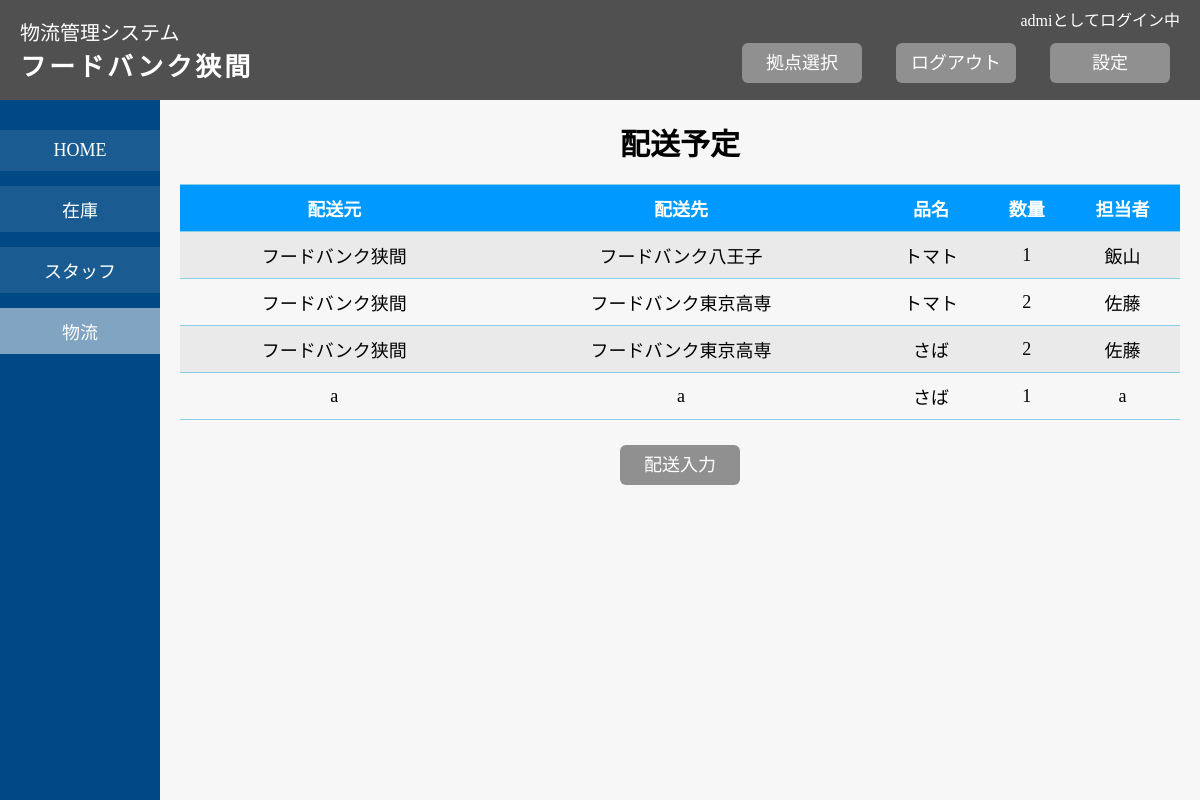
Screenshot of /logistics/fb-hazama/distribution/ (signed in) with the database file from the repository.
### logistics/models.py (models this page shows, shortened)
class Base(models.Model):
    name_ja = models.CharField(max_length=100, unique=True, verbose_name='拠点名(日本語)')
    name_en = models.CharField(max_length=100, unique=True, verbose_name='拠点名(英語)')
    no = models.IntegerField(primary_key=True, verbose_name='拠点コード')
    image = models.ImageField(upload_to='base_image', blank=True, verbose_name='画像')

class Distribution(models.Model):
    name = models.ManyToManyField(Stock, verbose_name='品名')
    ship_from = models.CharField(max_length=100, verbose_name='配送元')
    ship_to = models.CharField(max_length=100, verbose_name='配送先')
    name = models.CharField(max_length=100, verbose_name='品名')
    quantity = models.IntegerField(verbose_name='数量')
    staff = models.CharField(max_length=100, verbose_name='担当者')

### logistics/views.py (the view)
# urls.py: path('<slug:base_name>/distribution/', views.distribution, name='distribution'),
@login_required
def distribution(request, base_name):
    base = get_object_or_404(Base, name_en=base_name)
    dists = Distribution.objects.all()
    context = {
        'base': base,
        'dists': dists,
    }
    return render(request, 'logistics/distribution.html', context)

### logistics/templates/logistics/distribution.html (shortened to what this page needs)
{% extends "logistics/base.html" %}
{% load static %}
{% load bootstrap4 %}
{% block head %}
<link rel="stylesheet" href="{% static 'css/base.css' %}">
{% endblock %}
{% block content %}
<div class="side-nav">
    <div class="container">
        <a class="side-btn" href="{% url 'home' base_name=base.name_en %}">HOME</a>
        <a class="side-btn" href="{% url 'stock' base_name=base.name_en %}">在庫</a>
        <a class="side-btn" href="{% url 'staff' base_name=base.name_en %}">スタッフ</a>
        <a class="side-btn current" href="{% url 'distribution' base_name=base.name_en %}">物流</a>
    </div>
</div>
<div class="main">
    <h1 class="main-title">配送予定</h1>
    <div class="table-wrapper">
        <table class="distribution-table">
            <thead>
                <tr>
                    <th>配送元</th>
                    <th>配送先</th>
                    <th>品名</th>
                    <th>数量</th>
                    <th>担当者</th>
                </tr>
            </thead>
            <tbody>
                {% for dist in dists %}
                <tr>
                    <td>{{ dist.ship_from }}</td>
                    <td>{{ dist.ship_to}}</td>
                    <td>{{ dist.name }}</td>
                    <td>{{ dist.quantity }}</td>
                    <td>{{ dist.staff }}</td>
                </tr>
                {% endfor %}
            </tbody>
        </table>
    </div>
    <a class="btn input-btn" href="{% url 'input_distribution' base_name=base.name_en %}">配送入力</a>
</div>
{% endblock %}

### logistics/templates/logistics/base.html (shortened to what this page needs)
{% load static %}
<!DOCTYPE html>
<html>
<head>
    {% block head %}
    {% endblock %}
</head>
<body>
    <header>
        <div class="container">
            <div class="header-left">
                <a class="title" href="{% url 'index' %}">物流管理システム</a>
                <h2 class="base-name">{{ base.name_ja }}</h2>
            </div>
            <div class="header-right">
                    <p class="login-status">{{ request.user.username }}としてログイン中</p>
                    <a class="btn selectbase-btn header-btn" href="{% url 'select_base' %}">拠点選択</a>
                    <a class="btn logout-btn header-btn" href="{% url 'logout' %}">ログアウト</a>
                    <a class="btn setting-btn header-btn" href="#setting">設定</a>
            </div>
        </div>
    </header>
    {% block content %}
    {% endblock %}
</body>
</html>

### logistics/static/css/base.css (style rules this page uses)
* { margin: 0px; padding: 0px; transform: none; }
body { margin: 0; padding: 0; font-family: "meiryo"; background-color: #f7f7f7; }
a { text-decoration: none; color: black; }
header { margin-top: 0px; height: 100px; width: 100%; background-color: #505050; position: fixed; top: 0; left: 0; z-index: 100; }
.header-right { float: right; margin-right: 20px; }
.login-status { color: white; text-align: right; margin-top: 7px; }
.header-left { float: left; }
.title { padding-left: 20px; padding-top: 17px; color: white; font-size: 20px; font-weight: normal; display: block; }
.base-name { padding-top: 0px; padding-left: 20px; font-size: 26px; color: white; letter-spacing: 3px; }
.header-btn { margin: 12px 10px 10px 20px; }
.btn { display: inline-block; text-align: center; color: white; background-color: #909090; border-radius: 6px; height: 40px; width: 120px; line-height: 40px; font-size: 18px; }
.side-nav { width: 160px; height: 100%; background-color: #004984; position: fixed; padding-top: 30px; z-index: 10; }
.side-btn { display: block; color: white; text-align: center; font-size: 18px; padding: 10px 0; margin-bottom: 15px; background-color: rgba(255, 255, 255, 0.1); }
.current { background-color: rgba(255, 255, 255, 0.5); }
.main { margin-left: 160px; margin-top: 100px; width: auto; text-align: center; }
.table-wrapper { margin: 0px 20px; }
.distribution-table { font-size: 18px; border-collapse: collapse; width: 100%; }
.distribution-table th, .distribution-table td { border: solid 1px skyblue; padding: 10px 0; border-width: 1px 0; }
.distribution-table th { color: white; background-color: #0099ff; }
.distribution-table tr:nth-of-type(odd) { background-color: #EAEAEA; }
.input-btn { margin-top: 25px; margin-bottom: 40px; }
.main-title { font-size: 30px; padding-top: 20px; padding-bottom: 20px; color: black; font-weight: bold; }

### rows the page displays
Base: name_ja "フードバンク狭間"
Distribution: ship_from "フードバンク狭間", ship_to "フードバンク八王子", name "トマト", quantity "1", staff "飯山"
Distribution: ship_from "フードバンク狭間", ship_to "フードバンク東京高専", name "トマト", quantity "2", staff "佐藤"
Distribution: ship_from "フードバンク狭間", ship_to "フードバンク東京高専", name "さば", quantity "2", staff "佐藤"
Distribution: ship_from "a", ship_to "a", name "さば", quantity "1", staff "a"

### other values shown
{{ request.user.username }} "admi"
